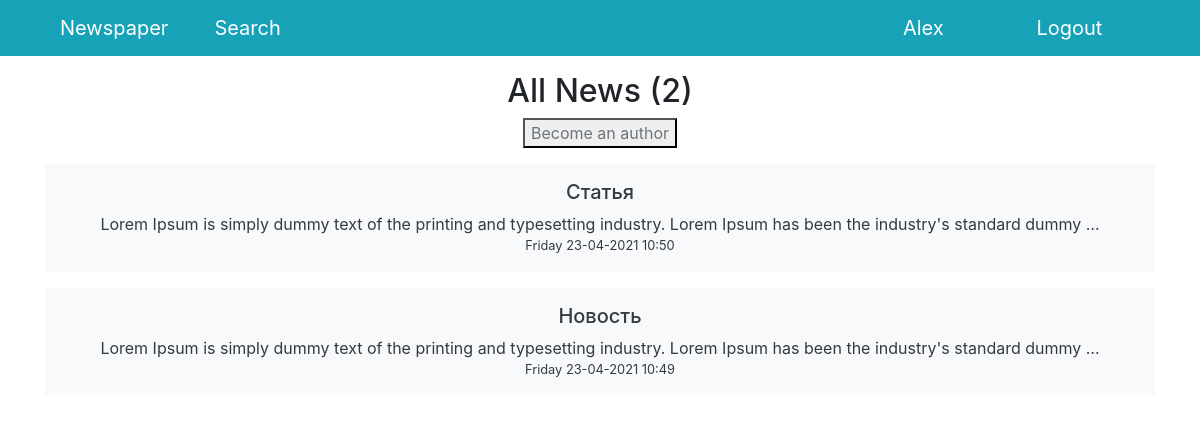
Screenshot of / (signed in) with the database file from the repository.
### news/models.py (models this page shows, shortened)
class Post(models.Model):
    author = models.ForeignKey('accounts.Author', on_delete=models.CASCADE)
    post_type = models.CharField(
        max_length=1,
        choices=[
            ('A', 'Article'),
            ('N', 'News')
        ],
        default='N'
    )
    posted = models.DateTimeField(auto_now_add=True)
    category = models.ManyToManyField(Category, through='PostCategory')
    title = models.CharField(max_length=255)
    content = models.TextField()
    rating = models.IntegerField(default=0)

### news/views.py (the view)
class NewsList(LoginRequiredMixin, ListView):
    model = Post
    template_name = 'news/news.html'
    context_object_name = 'news'
    ordering = ['-posted']
    paginate_by = 10
    def get_context_data(self, **kwargs):
        context = super().get_context_data(**kwargs)
        context['all_news'] = Post.objects.all()
        context['is_not_author'] = \
            not self.request.user.groups.filter(name='authors').exists()
        return context

### news/templatetags/custom_filters.py (called while the page is built)
@register.filter(name='censor')
def censor(text, derivatives=False):
    def asteriskify(matchobj):
        """
        Switch all letters of a banned word expect the first and
        the last to '*'.
        """
        word = matchobj[0]
        return word[0] + '*' * (len(word)-2) + word[-1]
    censored_text = text
    for banned_word in BANNED_WORDS:
        censored_text = re.sub(
            banned_word
            if derivatives else rf'(^|(?<=\W)){banned_word}((?=\W)|$)',
            asteriskify,
            censored_text,
            flags=re.IGNORECASE
        )
    return censored_text

### templates/news/news.html (shortened to what this page needs)
{% extends 'default.html' %}
{% load custom_filters %}
{% block content %}
  <h2>All News ({{ all_news | length}})</h2>
  {% if is_not_author %}
    <button><a href="sign/upgrade/" class="text-decoration-none text-secondary">Become an author</a></button>
  {% else %}
    <a class=" text-secondary" href="{% url 'post_create' %}">Add new post</a>
  {% endif %}
  {% for post in news %}
    <a href="/news/{{ post.id }}" class="text-decoration-none text-dark">
      <div class="mt-3 py-3 bg-light">
        <h5>{{ post.title | censor }}</h5>
        <div>{{ post.content | truncatewords:20 | censor }}</div>
        <div class="small">{{ post.posted | date:"l d-m-Y H:i" }}</div>
      </div>
    </a>
  {% empty %}
    <h3>No news!</h3>
  {% endfor %}
{% endblock content %}

### templates/default.html (shortened to what this page needs)
{% load static %}
<!DOCTYPE html>
<html lang="en">
<head>
  <link href="{% static 'vendor/bootstrap/css/bootstrap.min.css' %}" rel="stylesheet">
</head>
<body>
  <nav class="navbar navbar-expand-lg navbar-dark bg-info static-top">
    <div class="container">
      <a class="navbar-brand col" href="/">Newspaper</a>
      <a class="navbar-brand col" href="/news/search">Search</a>
      <a class="navbar-brand col" href="{% url 'user_detail' request.user.id %}">{{ request.user.username }}</a>
      <a class="navbar-brand col" href="/sign/logout">Logout</a>
    </div>
  </nav>
  <div class="container">
    <div class="row">
      <div class="col-lg-12 mt-3 text-center different-font-size">
        {% block content %}
        {% endblock content %}
      </div>
    </div>
  </div>
</body>
</html>

### rows the page displays
Post: title|censor "Статья", content|censor "Lorem Ipsum is simply dummy text of the printing and typesetting industry. Lorem Ipsum has been the industry's standard dummy …", posted "Friday 23-04-2021 10:50"
Post: title|censor "Новость", content|censor "Lorem Ipsum is simply dummy text of the printing and typesetting industry. Lorem Ipsum has been the industry's standard dummy …", posted "Friday 23-04-2021 10:49"

### other values shown
{{ request.user.username }} "Alex"
{{ all_news | length }} "2"
